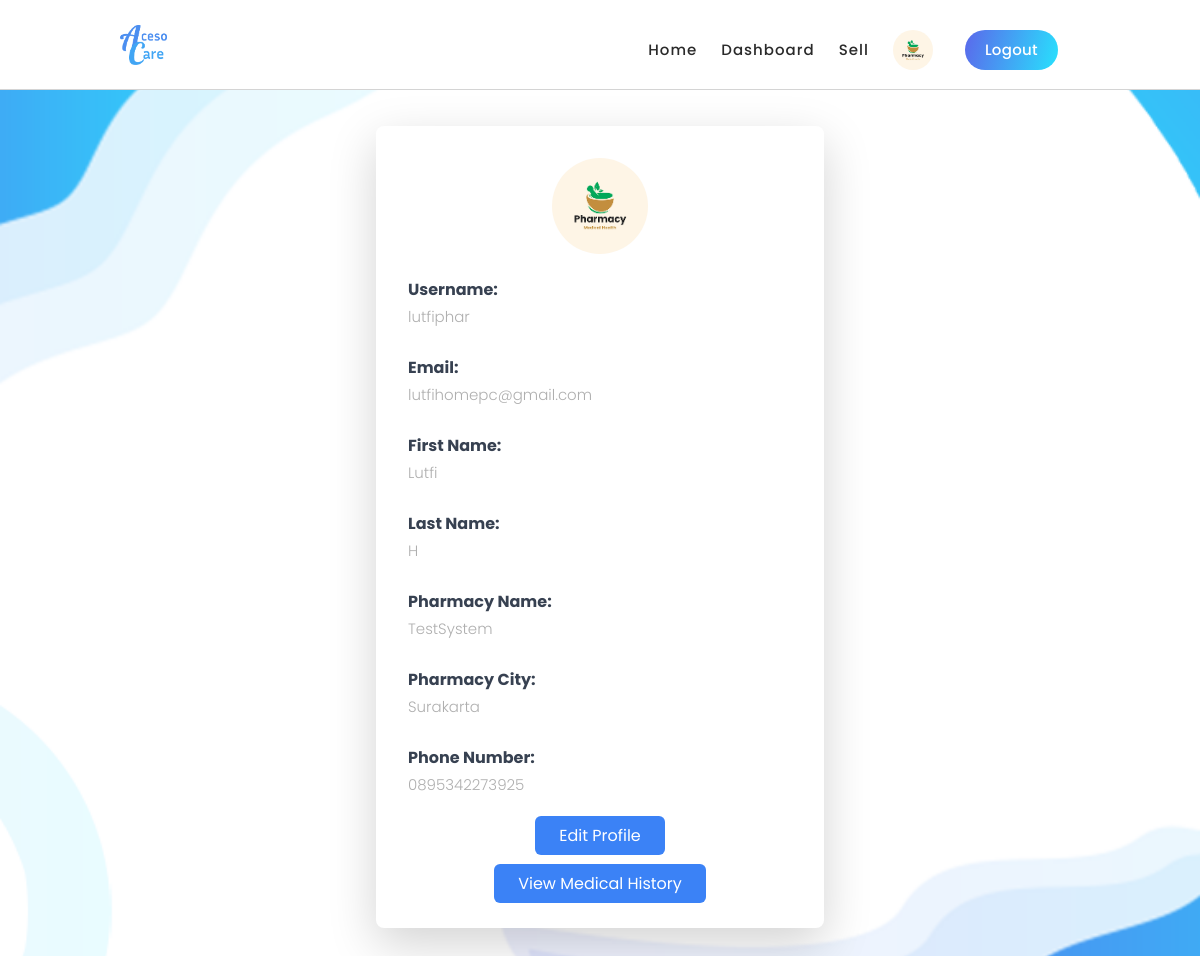
Page /profile/ (signed in) on the committed database.
### healthPrediction/models.py (models this page shows, shortened)
class PharmacistProfile(models.Model):
    pharmacist_id = models.IntegerField(primary_key=True)
    user = models.ForeignKey(User, on_delete=models.CASCADE)
    pharmacy_name = models.CharField(max_length=64, null=True, blank=True)
    pharmacy_city = models.CharField(max_length=64, null=True, blank=True)
    phone_number = models.CharField(max_length=15, null=True, blank=True)
    latitude = models.DecimalField(max_digits=10, decimal_places=7, null=True, blank=True)
    longitude = models.DecimalField(max_digits=10, decimal_places=7, null=True, blank=True)
    profile_photo = models.ImageField(upload_to='pharmacist_photos/', null=True, blank=True)

class User(AbstractUser):
    class Role(models.TextChoices):
        ADMIN = "ADMIN", "Admin"
        DOCTOR = "DOCTOR", "Doctor"
        PATIENT = "PATIENT", "Patient"
        PHARMACIST = "PHARMACIST", "Pharmacist"
    base_role = Role.ADMIN
    role = models.CharField(max_length=50, choices=Role.choices, default=Role.ADMIN)

### healthPrediction/views.py (the view)
# urls.py: path('profile/', views.profile_view, name='profile'),
def profile_view(request):
    if not request.user.is_authenticated:
        page_name = "Profile"
        message = f"You have to login to access {page_name}"
        messages.add_message(request, messages.INFO, message)
        return HttpResponseRedirect(reverse('login'))
    user = request.user
    profile = None
    roles = User.Role
    print(roles.ADMIN)
    if user.role == 'PATIENT':
        profile = PatientProfile.objects.get(user=user)
        return render(request, PATIENT_DIR + 'profile.html', {'profile': profile})
    elif user.role == 'DOCTOR':
        profile = get_object_or_404(DoctorProfile, user=user)
        return render(request, DOCTOR_DIR + 'profile.html', {'profile': profile})
    elif user.role == 'PHARMACIST':
        profile = get_object_or_404(PharmacistProfile, user=user)
        return render(request, PHARMACIST_DIR + 'profile.html', {'profile': profile})

### healthPrediction/context_processors.py (called while the page is built)
def profile_context_processor(request):
    profile = None
    if request.user.is_authenticated:
        if request.user.role == 'PATIENT':
            profile = PatientProfile.objects.get(user=request.user)
        elif request.user.role == 'DOCTOR':
            profile = DoctorProfile.objects.get(user=request.user)
        elif request.user.role == 'PHARMACIST':
            profile = PharmacistProfile.objects.get(user=request.user)
    return {'profile': profile}

### healthPrediction/templates/pharmacist/profile.html (shortened to what this page needs)
{% extends './layout.html' %}
{% block body %}
<div class="container mx-auto py-12">
    <h1 class="text-3xl font-bold mb-8 text-center">Profile</h1>
    <div class="bg-white p-8 rounded-lg shadow-lg max-w-md mx-auto">
        <div class="text-center mb-4">
            <img src="{{ profile.profile_photo.url }}" alt="{{ user.username }}" class="w-24 h-24 rounded-full mx-auto">
        </div>
        <div class="mb-4">
            <label class="block text-gray-700 font-bold">Username:</label>
            <p>{{ user.username }}</p>
        </div>
        <div class="mb-4">
            <label class="block text-gray-700 font-bold">Email:</label>
            <p>{{ user.email }}</p>
        </div>
        <div class="mb-4">
            <label class="block text-gray-700 font-bold">First Name:</label>
            <p>{{ user.first_name }}</p>
        </div>
        <div class="mb-4">
            <label class="block text-gray-700 font-bold">Last Name:</label>
            <p>{{ user.last_name }}</p>
        </div>
        {% if user.role == 'PATIENT' %}
        <div class="mb-4">
            <label class="block text-gray-700 font-bold">Sex:</label>
            <p>{{ profile.sex }}</p>
        </div>
        <div class="mb-4">
            <label class="block text-gray-700 font-bold">Date of Birth:</label>
            <p>{{ profile.date_of_birth }}</p>
        </div>
        <div class="mb-4">
            <label class="block text-gray-700 font-bold">Address:</label>
            <p>{{ profile.address }}</p>
        </div>
        <div class="mb-4">
            <label class="block text-gray-700 font-bold">Phone Number:</label>
            <p>{{ profile.phone_number }}</p>
        </div>
        {% elif user.role == 'PHARMACIST' %}
        <div class="mb-4">
            <label class="block text-gray-700 font-bold">Pharmacy Name:</label>
            <p>{{ profile.pharmacy_name }}</p>
        </div>
        <div class="mb-4">
            <label class="block text-gray-700 font-bold">Pharmacy City:</label>
            <p>{{ profile.pharmacy_city }}</p>
        </div>
        <div class="mb-4">
            <label class="block text-gray-700 font-bold">Phone Number:</label>
            <p>{{ profile.phone_number }}</p>
        </div>
        {% endif %}
        <div class="text-center mt-6">
            <a href="{% url 'edit_profile' %}" class="bg-blue-500 text-white py-2 px-4 rounded hover:bg-blue-700 transition duration-300">Edit Profile</a>
        </div>
        <div class="text-center mt-6">
            <a href="{% url 'medical_history' %}" class="bg-blue-500 text-white py-2 px-4 rounded hover:bg-blue-700 transition duration-300">View Medical History</a>
        </div>
    </div>
</div>
{% endblock %}

### healthPrediction/templates/pharmacist/layout.html (shortened to what this page needs)
{% load static %}
<!DOCTYPE html>
<html lang="en">
<head>
    <link href="https://cdn.jsdelivr.net/npm/tailwindcss@2.2.19/dist/tailwind.min.css" rel="stylesheet">
    <link href="https://cdn.jsdelivr.net/npm/bootstrap@5.4.3/dist/css/bootstrap.min.css" rel="stylesheet">
    <link rel="stylesheet" href="https://cdnjs.cloudflare.com/ajax/libs/font-awesome/4.7.0/css/font-awesome.min.css">
    <link rel="stylesheet" href="{% static 'healthPrediction/css/Navbar.css' %}">
    <link rel="stylesheet" href="{% static 'healthPrediction/css/index.css' %}">
    <link rel="stylesheet" href="{% static 'healthPrediction/css/animated.css' %}">
    <link rel="stylesheet" href="{% static 'healthPrediction/css/owl.css' %}">
    <script src="https://cdn.tailwindcss.com"></script>
</head>
<body>
    <header class="header-area header-sticky wow slideInDown flex bg-white" data-wow-duration="0.75s" data-wow-delay="0s">
        <div class="container">
          <div class="row">
            <div class="col-12">
              <nav class="main-nav">
                <a href="{% url 'landing' %}" class="logo max-h-10">
                  <img src="{% static 'healthPrediction/media/landing_page/logo.png' %}" alt="AcesoCare logo" class="max-h-full h-10">
                </a>
                <ul class="nav">
                    <li class="scroll-to-section"><a href="{% url 'pharmacist_index' %}" id="nav-welcome">Home</a></li>
                    <li class="scroll-to-section"><a href="{% url 'pharmacist_dashboard' %}">Dashboard</a></li>
                    <li class="scroll-to-section"><a href="{% url 'manage_medicines' %}">Sell</a></li>
                    {% if user.is_authenticated %}
                        <li class="scroll-to-section">
                            <a href="{% url 'profile' %}">
                                <img src="{{ profile.profile_photo.url }}" alt="{{ user.username }}" class="w-10 h-10 rounded-full">
                            </a>
                        </li>
                        <li><div class="gradient-button"><a id="modal_trigger" href="{% url 'pharmacist_logout' %}"><i src="{% static 'healthPrediction/media/landing_page/logout.png' %}" alt="Chain App Dev"></i> Logout</a></div></li>
                    {% endif %}
                </ul>
              </nav>
            </div>
          </div>
        </div>
    </header>
    <main class="min-h-screen">
        {% block body %}
        {% endblock %}
    </main>
</body>
</html>

### healthPrediction/static/healthPrediction/css/Navbar.css (style rules this page uses)
body { background-image: url('../media/landing_page/backgroundblue.png') !important; background-size: cover !important; background-repeat: no-repeat !important; background-attachment: fixed !important; background-position: center !important; min-height: 100vh !important; margin: 0 !important; font-family: "Poppins", sans-serif !important; }
.logo { margin-left: 20px; margin-top: 5px; }
.container { margin-top: 10px; }
.nav { margin-right: 30px !important; margin-top: 10px !important; max-height: 20px !important; }
.header-area { max-height: 20px !important; padding-bottom: 20px!important; }

### healthPrediction/static/healthPrediction/css/index.css (style rules this page uses)
html, body, div, span, applet, object, iframe, h1, h2, h3, h4, h5, h6, p, blockquote, div pre, a, abbr, acronym, address, big, cite, code, del, dfn, em, font, img, ins, kbd, q, s, samp, small, strike, strong, sub, sup, tt, var, b, u, i, center, dl, dt, dd, ol, ul, li, figure, header, nav, section, article, aside, footer, figcaption { margin: 0; padding: 0; border: 0; outline: 0; }
ul, li { padding: 0; margin: 0; list-style: none; }
header, nav, section, article, aside, footer, hgroup { display: block; }
* { box-sizing: border-box; }
html, body { font-family: 'Roboto', sans-serif; font-weight: 400; background-color: #fff; -ms-text-size-adjust: 100%; -webkit-font-smoothing: antialiased; -moz-osx-font-smoothing: grayscale; }
a { text-decoration: none !important; }
h1, h2, h3, h4, h5, h6 { margin-top: 0px; margin-bottom: 0px; }
ul { margin-bottom: 0px; }
p { font-size: 15px; line-height: 30px; font-weight: 300; color: #afafaf; }
img { width: 100%; overflow: hidden; }
html, body { background: #fff; font-family: 'Roboto', sans-serif; }
.gradient-button a { display: inline-block !important; padding: 0px 20px !important; color: #fff !important; text-transform: capitalize; font-size: 15px; background: rgb(19,175,240); background: linear-gradient(105deg, rgba(91,104,235,1) 0%, rgba(40,225,253,1) 100%); border-radius: 23px; font-weight: 500 !important; letter-spacing: 0.3px !important; transition: all .5s; }
.header-area { background-color: transparent; border-bottom: 1px solid rgba(42,42,42,0.2); position: absolute; left: 0px; right: 0px; z-index: 100; height: 100px; -webkit-transition: all .5s ease 0s; -moz-transition: all .5s ease 0s; -o-transition: all .5s ease 0s; transition: all .5s ease 0s; }
.header-area .main-nav { min-height: 80px; background: transparent; }
.header-area .main-nav .logo { float: left; -webkit-transition: all 0.3s ease 0s; -moz-transition: all 0.3s ease 0s; -o-transition: all 0.3s ease 0s; transition: all 0.3s ease 0s; }
.header-area .main-nav .logo { line-height: 100px; float: left; -webkit-transition: all 0.3s ease 0s; -moz-transition: all 0.3s ease 0s; -o-transition: all 0.3s ease 0s; transition: all 0.3s ease 0s; }
.header-area .main-nav .nav { float: right; margin-top: 30px; margin-right: 0px; background-color: transparent; -webkit-transition: all 0.3s ease 0s; -moz-transition: all 0.3s ease 0s; -o-transition: all 0.3s ease 0s; transition: all 0.3s ease 0s; position: relative; z-index: 999; }
.header-area .main-nav .nav li { padding-left: 20px; padding-right: 20px; }
.header-area .main-nav .nav li:last-child a , .background-header .main-nav .nav li:last-child a, .header-area .main-nav .nav li:nth-child(6) a , .background-header .main-nav .nav li:nth-child(6) a { padding: 0px 20px !important; font-weight: 400; }
.header-area .main-nav .nav li a { display: block; font-weight: 500; font-size: 15px; color: #2a2a2a; text-transform: capitalize; -webkit-transition: all 0.3s ease 0s; -moz-transition: all 0.3s ease 0s; -o-transition: all 0.3s ease 0s; transition: all 0.3s ease 0s; height: 40px; line-height: 40px; border: transparent; letter-spacing: 1px; }
.header-area.header-sticky { min-height: 80px; }
.header-area .nav { margin-top: 30px; }
@media (max-width: 1200px) { .header-area .main-nav .nav li { padding-left: 12px; padding-right: 12px; } }
@media (max-width: 1200px) { .header-area .main-nav:before { display: none; } }
@media (min-width: 767px) { .header-area .main-nav .nav { display: flex !important; } }
@media (max-width: 1200px) { .header-area .main-nav .nav li:last-child { padding-left: 20px; } }

### rows in the picture
PharmacistProfile: profile_photo (picture), pharmacy_name "TestSystem", pharmacy_city "Surakarta", phone_number "0895342273925"
User: username "lutfiphar", email "lutfihomepc@gmail.com", first_name "Lutfi", last_name "H"
